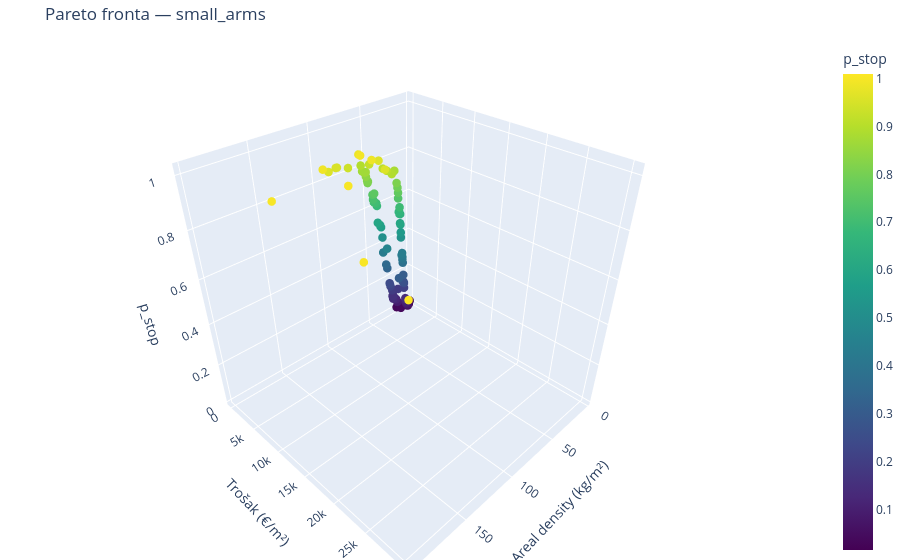
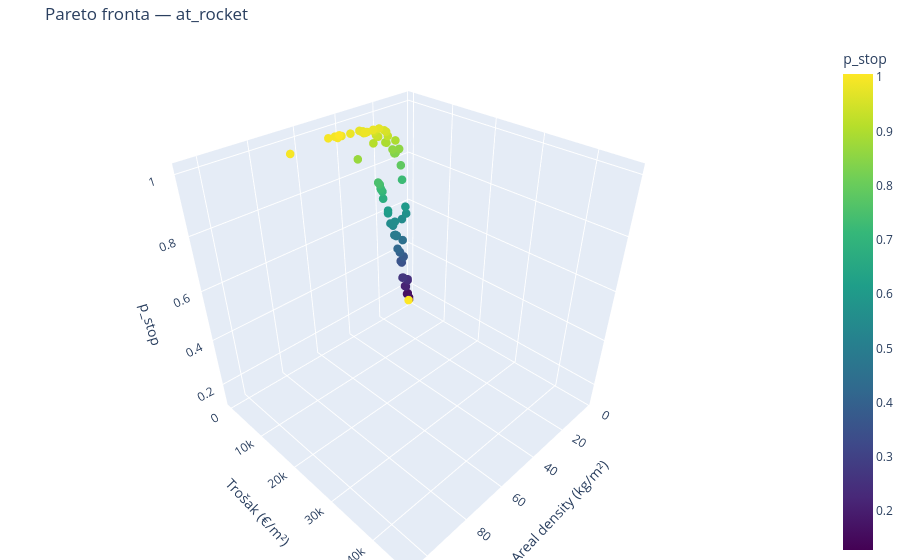
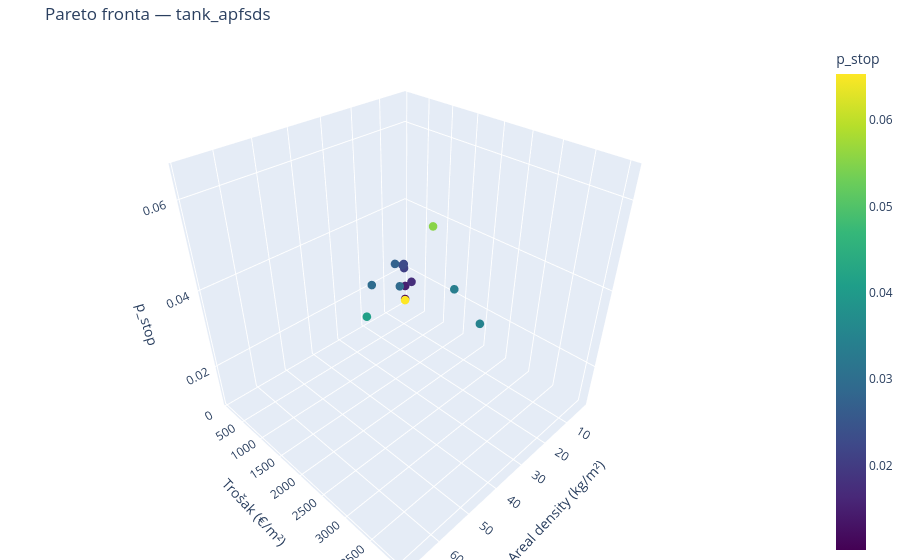

Source (notebook cell) for these figures, in order:
### Code cell
# ── 3D Pareto plotovi (plotly) ───────────────────────────────────
for threat, study in pareto_results.items():
    rows = []
    for trial in study.best_trials:
        p_stop, ad, cost = trial.values
        rows.append({"p_stop": p_stop, "areal_density": ad, "cost_per_m2": cost})
    pf = pd.DataFrame(rows)

    fig = go.Figure(data=[
        go.Scatter3d(
            x=pf["areal_density"], y=pf["cost_per_m2"], z=pf["p_stop"],
            mode="markers",
            marker=dict(size=5, color=pf["p_stop"], colorscale="Viridis",
                        showscale=True, colorbar=dict(title="p_stop")),
            text=[f"p={r['p_stop']:.2f} AD={r['areal_density']:.1f} €={r['cost_per_m2']:.0f}"
                  for _, r in pf.iterrows()],
        )
    ])
    fig.update_layout(
        title=f"Pareto fronta — {threat}",
        scene=dict(
            xaxis_title="Areal density (kg/m²)",
            yaxis_title="Trošak (€/m²)",
            zaxis_title="p_stop",
        ),
        margin=dict(l=0, r=0, b=0, t=40),
    )
    fig.show()

### Figure 1 — Plotly figure (JSON) as saved in the notebook; plotly's stock layout.template omitted (floating-point values rounded to 4 significant figures; data arrays with more than 128 entries replaced by an {"elided": "..."} marker saying what was removed)
{"data": [{"marker": {"color": {"elided": "179 float values"}, "colorbar": {"title": {"text": "p_stop"}}, "colorscale": [[0, "#440154"], [0.1111, "#482878"], [0.2222, "#3e4989"], [0.3333, "#31688e"], [0.4444, "#26828e"], [0.5556, "#1f9e89"], [0.6667, "#35b779"], [0.7778, "#6ece58"], [0.8889, "#b5de2b"], [1, "#fde725"]], "showscale": true, "size": 5}, "mode": "markers", "text": {"elided": "179 str values"}, "type": "scatter3d", "x": {"elided": "179 float values"}, "y": {"elided": "179 float values"}, "z": {"elided": "179 float values"}}], "layout": {"margin": {"b": 0, "l": 0, "r": 0, "t": 40}, "scene": {"xaxis": {"title": {"text": "Areal density (kg/m²)"}}, "yaxis": {"title": {"text": "Trošak (€/m²)"}}, "zaxis": {"title": {"text": "p_stop"}}}, "title": {"text": "Pareto fronta — small_arms"}}}

### Figure 2 — Plotly figure (JSON) as saved in the notebook; plotly's stock layout.template omitted (floating-point values rounded to 4 significant figures; data arrays with more than 128 entries replaced by an {"elided": "..."} marker saying what was removed)
{"data": [{"marker": {"color": {"elided": "185 float values"}, "colorbar": {"title": {"text": "p_stop"}}, "colorscale": [[0, "#440154"], [0.1111, "#482878"], [0.2222, "#3e4989"], [0.3333, "#31688e"], [0.4444, "#26828e"], [0.5556, "#1f9e89"], [0.6667, "#35b779"], [0.7778, "#6ece58"], [0.8889, "#b5de2b"], [1, "#fde725"]], "showscale": true, "size": 5}, "mode": "markers", "text": {"elided": "185 str values"}, "type": "scatter3d", "x": {"elided": "185 float values"}, "y": {"elided": "185 float values"}, "z": {"elided": "185 float values"}}], "layout": {"margin": {"b": 0, "l": 0, "r": 0, "t": 40}, "scene": {"xaxis": {"title": {"text": "Areal density (kg/m²)"}}, "yaxis": {"title": {"text": "Trošak (€/m²)"}}, "zaxis": {"title": {"text": "p_stop"}}}, "title": {"text": "Pareto fronta — at_rocket"}}}

### Figure 3 — Plotly figure (JSON) as saved in the notebook; plotly's stock layout.template omitted (floating-point values rounded to 4 significant figures)
{"data": [{"marker": {"color": [0.02268, 0.04144, 0.02268, 0.01059, 0.02268, 0.021, 0.02268, 0.01751, 0.02268, 0.02268, 0.0292, 0.03371, 0.01751, 0.021, 0.02268, 0.01498, 0.021, 0.02268, 0.02268, 0.02952, 0.03371, 0.03505, 0.02268, 0.01498, 0.03371, 0.021, 0.021, 0.02268, 0.02268, 0.02268, 0.02268, 0.02268, 0.01751, 0.06535, 0.03505, 0.021, 0.02268, 0.01498, 0.02268, 0.02268, 0.02277, 0.02268, 0.02268, 0.02268, 0.03371, 0.03505, 0.03505, 0.03371, 0.01751, 0.03371, 0.03505, 0.05544, 0.02268, 0.01021, 0.01751, 0.03371, 0.02268, 0.01021, 0.021, 0.02743], "colorbar": {"title": {"text": "p_stop"}}, "colorscale": [[0, "#440154"], [0.1111, "#482878"], [0.2222, "#3e4989"], [0.3333, "#31688e"], [0.4444, "#26828e"], [0.5556, "#1f9e89"], [0.6667, "#35b779"], [0.7778, "#6ece58"], [0.8889, "#b5de2b"], [1, "#fde725"]], "showscale": true, "size": 5}, "mode": "markers", "text": ["p=0.02 AD=3.7 €=114", "p=0.04 AD=50.3 €=2223", "p=0.02 AD=3.7 €=114", "p=0.01 AD=2.5 €=82", "p=0.02 AD=3.7 €=114", "p=0.02 AD=3.1 €=88", "p=0.02 AD=3.7 €=114", "p=0.02 AD=2.6 €=258", "p=0.02 AD=3.7 €=114", "p=0.02 AD=3.7 €=114", "p=0.03 AD=21.5 €=1094", "p=0.03 AD=18.0 €=2096", "p=0.02 AD=2.6 €=258", "p=0.02 AD=3.1 €=88", "p=0.02 AD=3.7 €=114", "p=0.01 AD=2.5 €=84", "p=0.02 AD=3.1 €=88", "p=0.02 AD=3.7 €=114", "p=0.02 AD=3.7 €=114", "p=0.03 AD=27.0 €=762", "p=0.03 AD=18.0 €=2096", "p=0.04 AD=26.5 €=3020", "p=0.02 AD=3.7 €=114", "p=0.01 AD=2.5 €=84", "p=0.03 AD=18.0 €=2096", "p=0.02 AD=3.1 €=88", "p=0.02 AD=3.1 €=88", "p=0.02 AD=3.7 €=114", "p=0.02 AD=3.7 €=114", "p=0.02 AD=3.7 €=114", "p=0.02 AD=3.7 €=114", "p=0.02 AD=3.7 €=114", "p=0.02 AD=2.6 €=258", "p=0.07 AD=68.4 €=4021", "p=0.04 AD=26.5 €=3020", "p=0.02 AD=3.1 €=88", "p=0.02 AD=3.7 €=114", "p=0.01 AD=2.5 €=84", "p=0.02 AD=3.7 €=114", "p=0.02 AD=3.7 €=114", "p=0.02 AD=4.6 €=137", "p=0.02 AD=3.7 €=114", "p=0.02 AD=3.7 €=114", "p=0.02 AD=3.7 €=114", "p=0.03 AD=18.0 €=2096", "p=0.04 AD=26.5 €=3020", "p=0.04 AD=26.5 €=3020", "p=0.03 AD=18.0 €=2096", "p=0.02 AD=2.6 €=258", "p=0.03 AD=18.0 €=2096", "p=0.04 AD=26.5 €=3020", "p=0.06 AD=32.4 €=2386", "p=0.02 AD=3.7 €=114", "p=0.01 AD=2.5 €=81", "p=0.02 AD=2.6 €=258", "p=0.03 AD=18.0 €=2096", "p=0.02 AD=3.7 €=114", "p=0.01 AD=2.5 €=81", "p=0.02 AD=3.1 €=88", "p=0.03 AD=11.9 €=386"], "type": "scatter3d", "x": [3.69, 50.33, 3.69, 2.528, 3.69, 3.112, 3.69, 2.582, 3.69, 3.69, 21.55, 18.05, 2.582, 3.112, 3.69, 2.528, 3.112, 3.69, 3.69, 27.02, 18.05, 26.54, 3.69, 2.528, 18.05, 3.112, 3.112, 3.69, 3.69, 3.69, 3.69, 3.69, 2.582, 68.43, 26.54, 3.112, 3.69, 2.528, 3.69, 3.69, 4.566, 3.69, 3.69, 3.69, 18.05, 26.54, 26.54, 18.05, 2.582, 18.05, 26.54, 32.39, 3.69, 2.528, 2.582, 18.05, 3.69, 2.528, 3.112, 11.93], "y": [114.0, 2223.0, 114.0, 82.2, 114.0, 87.95, 114.0, 258.1, 114.0, 114.0, 1094.0, 2096.0, 258.1, 87.95, 114.0, 83.74, 87.95, 114.0, 114.0, 762.0, 2096.0, 3020.0, 114.0, 83.74, 2096.0, 87.95, 87.95, 114.0, 114.0, 114.0, 114.0, 114.0, 258.1, 4021.0, 3020.0, 87.95, 114.0, 83.74, 114.0, 114.0, 136.9, 114.0, 114.0, 114.0, 2096.0, 3020.0, 3020.0, 2096.0, 258.1, 2096.0, 3020.0, 2386.0, 114.0, 80.86, 258.1, 2096.0, 114.0, 80.86, 87.95, 385.7], "z": [0.02268, 0.04144, 0.02268, 0.01059, 0.02268, 0.021, 0.02268, 0.01751, 0.02268, 0.02268, 0.0292, 0.03371, 0.01751, 0.021, 0.02268, 0.01498, 0.021, 0.02268, 0.02268, 0.02952, 0.03371, 0.03505, 0.02268, 0.01498, 0.03371, 0.021, 0.021, 0.02268, 0.02268, 0.02268, 0.02268, 0.02268, 0.01751, 0.06535, 0.03505, 0.021, 0.02268, 0.01498, 0.02268, 0.02268, 0.02277, 0.02268, 0.02268, 0.02268, 0.03371, 0.03505, 0.03505, 0.03371, 0.01751, 0.03371, 0.03505, 0.05544, 0.02268, 0.01021, 0.01751, 0.03371, 0.02268, 0.01021, 0.021, 0.02743]}], "layout": {"margin": {"b": 0, "l": 0, "r": 0, "t": 40}, "scene": {"xaxis": {"title": {"text": "Areal density (kg/m²)"}}, "yaxis": {"title": {"text": "Trošak (€/m²)"}}, "zaxis": {"title": {"text": "p_stop"}}}, "title": {"text": "Pareto fronta — tank_apfsds"}}}
